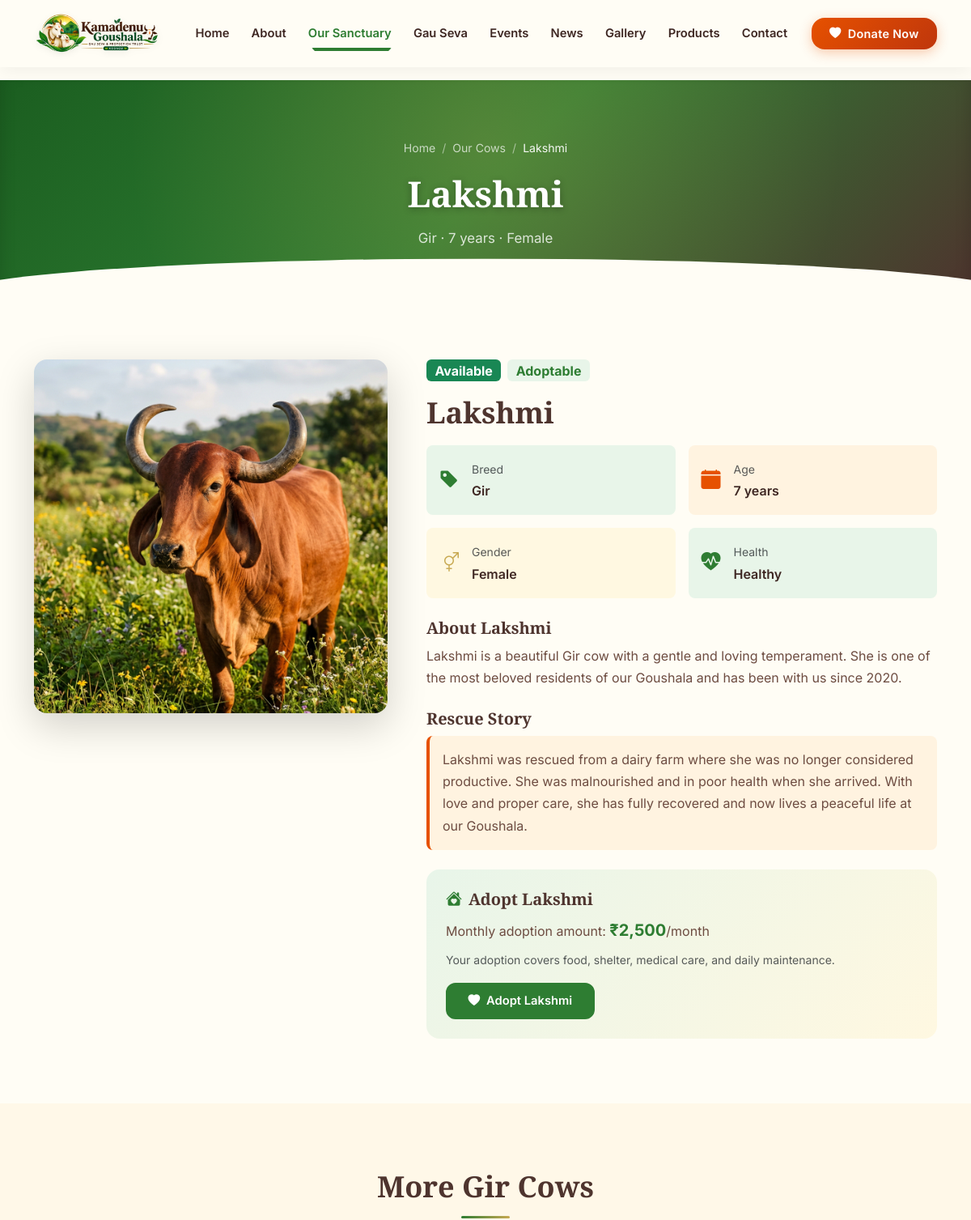
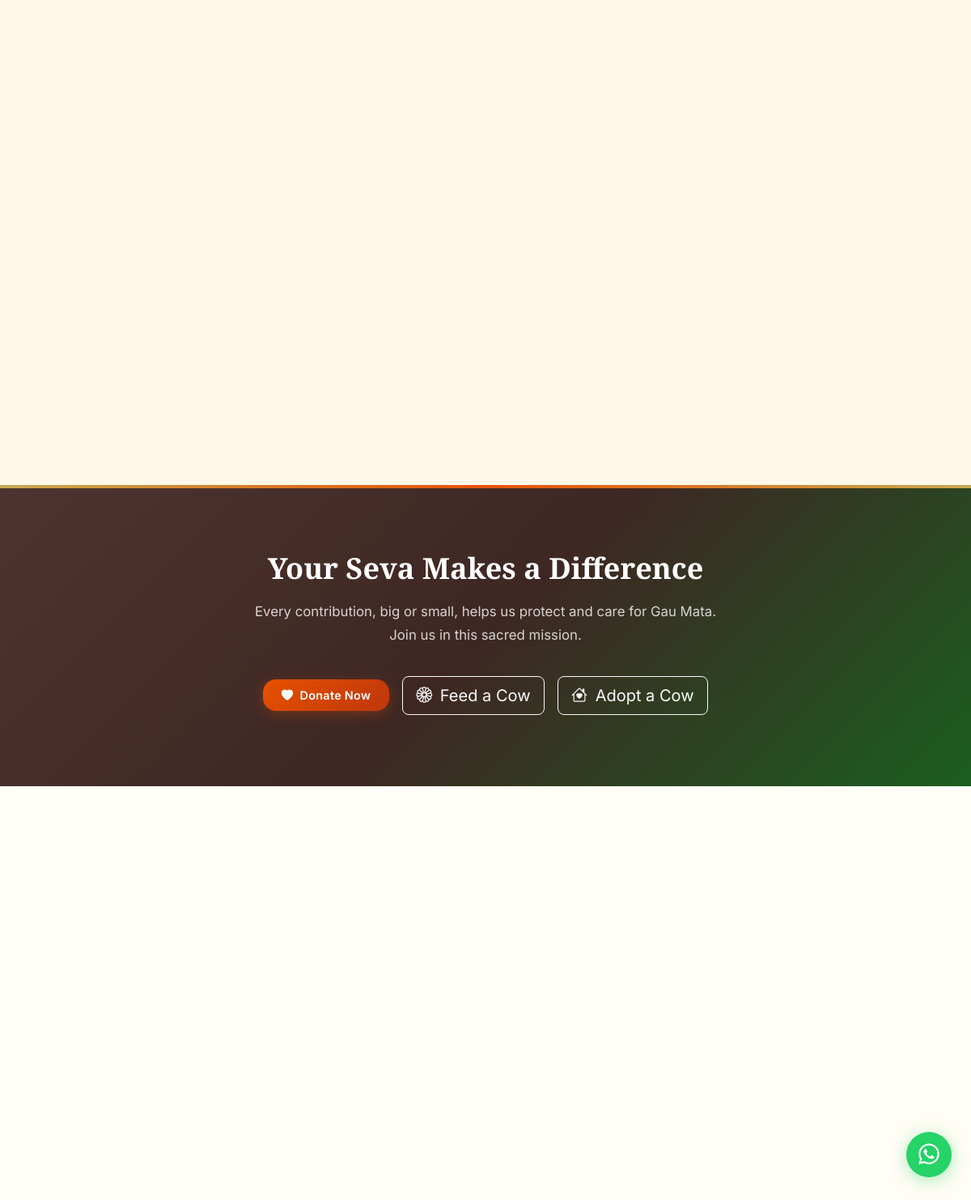
The page /cow-details.php?id=1 on the database its author committed (2 pictures, top to bottom).
### tables this page shows
CREATE TABLE `cows` (
    `id` INT UNSIGNED AUTO_INCREMENT PRIMARY KEY,
    `name` VARCHAR(100) NOT NULL,
    `breed_id` INT UNSIGNED DEFAULT NULL,
    `gender` ENUM('Female', 'Male', 'Calf') NOT NULL DEFAULT 'Female',
    `date_of_birth` DATE DEFAULT NULL,
    `description` TEXT DEFAULT NULL,
    `rescue_story` TEXT DEFAULT NULL,
    `health_status` VARCHAR(100) DEFAULT 'Healthy',
    `photo` VARCHAR(255) DEFAULT NULL,
    `is_adoptable` TINYINT(1) NOT NULL DEFAULT 1,
    `is_featured` TINYINT(1) NOT NULL DEFAULT 0,
    `status` ENUM('Available', 'Adopted', 'Permanent Resident', 'Medical Care', 'Rescued') NOT NULL DEFAULT 'Available',
    `monthly_adoption_amount` DECIMAL(10,2) NOT NULL DEFAULT 2500.00,
    `created_at` DATETIME NOT NULL DEFAULT CURRENT_TIMESTAMP,
    `updated_at` DATETIME NOT NULL DEFAULT CURRENT_TIMESTAMP ON UPDATE CURRENT_TIMESTAMP,
    INDEX `idx_cows_breed` (`breed_id`),
    INDEX `idx_cows_status` (`status`),
    INDEX `idx_cows_featured` (`is_featured`),
    INDEX `idx_cows_adoptable` (`is_adoptable`),
    CONSTRAINT `fk_cows_breed` FOREIGN KEY (`breed_id`) REFERENCES `breeds`(`id`) ON DELETE SET NULL ON UPDATE CASCADE
);

CREATE TABLE `breeds` (
    `id` INT UNSIGNED AUTO_INCREMENT PRIMARY KEY,
    `name` VARCHAR(100) NOT NULL,
    `slug` VARCHAR(120) NOT NULL UNIQUE,
    `origin` VARCHAR(150) DEFAULT NULL,
    `description` TEXT DEFAULT NULL,
    `milk_quality` TEXT DEFAULT NULL,
    `characteristics` TEXT DEFAULT NULL,
    `image` VARCHAR(255) DEFAULT NULL,
    `sort_order` INT NOT NULL DEFAULT 0,
    `is_active` TINYINT(1) NOT NULL DEFAULT 1,
    `created_at` DATETIME NOT NULL DEFAULT CURRENT_TIMESTAMP,
    `updated_at` DATETIME NOT NULL DEFAULT CURRENT_TIMESTAMP ON UPDATE CURRENT_TIMESTAMP,
    INDEX `idx_breeds_active` (`is_active`, `sort_order`)
);

### includes/functions.php (called while the page is built, shortened)
<?php
function e(?string $value): string {
    return htmlspecialchars((string)$value, ENT_QUOTES | ENT_HTML5, 'UTF-8');
}
function calculateAge(?string $dob): string {
    try {
        $birth = new DateTime($dob);
        $now = new DateTime();
        $diff = $now->diff($birth);
        if ($diff->y > 0) {
            return $diff->y . ' year' . ($diff->y > 1 ? 's' : '');
        } elseif ($diff->m > 0) {
            return $diff->m . ' month' . ($diff->m > 1 ? 's' : '');
        } else {
            return $diff->d . ' day' . ($diff->d > 1 ? 's' : '');
        }
    } catch (Exception $e) {
        return 'Unknown';
    }
}
function formatCurrency(float $amount): string {
    return '₹' . number_format($amount, 0, '.', ',');
}
function getStatusBadgeClass(string $status): string {
    $map = [
        'Available'          => 'bg-success',
        'Adopted'            => 'bg-primary',
        'Permanent Resident' => 'bg-info',
        'Medical Care'       => 'bg-warning text-dark',
        'Rescued'            => 'bg-secondary',
        'Upcoming'           => 'bg-primary',
        'Ongoing'            => 'bg-success',
        'Completed'          => 'bg-secondary',
        'Cancelled'          => 'bg-danger',
        'Draft'              => 'bg-secondary',
        'Published'          => 'bg-success',
        'Archived'           => 'bg-dark',
        'Pending'            => 'bg-warning text-dark',
        'Success'            => 'bg-success',
        'Failed'             => 'bg-danger',
        'Refunded'           => 'bg-info',
        'In Stock'           => 'bg-success',
        'Out of Stock'       => 'bg-danger',
        'Pre-Order'          => 'bg-warning text-dark',
    ];
    return $map[$status] ?? 'bg-secondary';
}
function getCowPhotoUrl(?string $photo, string $name = 'Cow'): string {
    if (file_exists(UPLOADS_PATH . '/cows/gir-cow-1.jpg')) {
        return UPLOADS_URL . '/cows/gir-cow-1.jpg';
    }
    return getPlaceholderImage($name, 400, 400);
}
function dbFetchOne(string $sql, array $params = []): ?array {
    try {
        $db = getDB();
        $stmt = $db->prepare($sql);
        $stmt->execute($params);
        $result = $stmt->fetch();
        return $result ?: null;
    } catch (PDOException $e) {
        error_log('DB Query Error: ' . $e->getMessage());
        return null;
    }
}

### cow-details.php (the view, shortened to what this page needs)
<?php
$cowId = getIntParam('id');
$cow = dbFetchOne(
    "SELECT c.*, b.name as breed_name, b.slug as breed_slug, b.origin as breed_origin
     FROM cows c LEFT JOIN breeds b ON c.breed_id = b.id WHERE c.id = ?",
    [$cowId]
);
$relatedCows = dbFetchAll(
    "SELECT c.*, b.name as breed_name FROM cows c
     LEFT JOIN breeds b ON c.breed_id = b.id
     WHERE c.id != ? AND c.breed_id = ?
     ORDER BY RAND() LIMIT 3",
    [$cowId, $cow['breed_id']]
);
include BASE_PATH . '/includes/header.php';
include BASE_PATH . '/includes/navbar.php';
?>
<section class="page-header">
    <div class="container">
        <nav class="breadcrumb-nav" aria-label="breadcrumb">
            <ol class="breadcrumb">
                <li class="breadcrumb-item"><a href="<?= SITE_URL ?>/">Home</a></li>
                <li class="breadcrumb-item"><a href="<?= SITE_URL ?>/cows.php">Our Cows</a></li>
                <li class="breadcrumb-item active"><?= e($cow['name']) ?></li>
            </ol>
        </nav>
        <h1><?= e($cow['name']) ?></h1>
        <p><?= e($cow['breed_name'] ?? 'Indigenous') ?> · <?= calculateAge($cow['date_of_birth']) ?> · <?= e($cow['gender']) ?></p>
    </div>
</section>
<section class="section">
    <div class="container">
        <div class="row g-5">
            <div class="col-lg-5 animate-on-scroll fade-left">
                <div class="rounded-4 overflow-hidden shadow-lg">
                    <img src="<?= getCowPhotoUrl($cow['photo'], $cow['name']) ?>"
                         alt="<?= e($cow['name']) ?>" class="w-100" style="aspect-ratio:1; object-fit:cover;">
                </div>
            </div>
            <div class="col-lg-7 animate-on-scroll fade-right">
                <div class="d-flex align-items-center gap-2 mb-3">
                    <span class="badge <?= getStatusBadgeClass($cow['status']) ?> fs-6"><?= e($cow['status']) ?></span>
                    <?php if ($cow['is_adoptable']): ?>
                    <span class="badge bg-primary-light text-primary-custom fs-6">Adoptable</span>
                    <?php endif; ?>
                </div>
                <h2 class="mb-3"><?= e($cow['name']) ?></h2>
                <div class="row g-3 mb-4">
                    <div class="col-sm-6">
                        <div class="d-flex align-items-center p-3 rounded-3" style="background:var(--clr-primary-light);">
                            <i class="bi bi-tag-fill text-primary-custom fs-4 me-3"></i>
                            <div><small class="text-muted">Breed</small><div class="fw-semibold"><?= e($cow['breed_name'] ?? 'Indigenous') ?></div></div>
                        </div>
                    </div>
                    <div class="col-sm-6">
                        <div class="d-flex align-items-center p-3 rounded-3" style="background:var(--clr-saffron-light);">
                            <i class="bi bi-calendar-fill text-saffron fs-4 me-3"></i>
                            <div><small class="text-muted">Age</small><div class="fw-semibold"><?= calculateAge($cow['date_of_birth']) ?></div></div>
                        </div>
                    </div>
                    <div class="col-sm-6">
                        <div class="d-flex align-items-center p-3 rounded-3" style="background:var(--clr-gold-light);">
                            <i class="bi bi-gender-ambiguous fs-4 me-3" style="color:var(--clr-gold);"></i>
                            <div><small class="text-muted">Gender</small><div class="fw-semibold"><?= e($cow['gender']) ?></div></div>
                        </div>
                    </div>
                    <div class="col-sm-6">
                        <div class="d-flex align-items-center p-3 rounded-3" style="background:var(--clr-primary-light);">
                            <i class="bi bi-heart-pulse-fill text-primary-custom fs-4 me-3"></i>
                            <div><small class="text-muted">Health</small><div class="fw-semibold"><?= e($cow['health_status'] ?? 'Healthy') ?></div></div>
                        </div>
                    </div>
                </div>
                <?php if (!empty($cow['description'])): ?>
                <h4 class="mb-2">About <?= e($cow['name']) ?></h4>
                <p><?= nl2br(e($cow['description'])) ?></p>
                <?php endif; ?>
                <?php if (!empty($cow['rescue_story'])): ?>
                <h4 class="mb-2 mt-4">Rescue Story</h4>
                <div class="p-3 rounded-3 border-start border-4" style="border-color:var(--clr-saffron) !important; background:var(--clr-saffron-light);">
                    <p class="mb-0"><?= nl2br(e($cow['rescue_story'])) ?></p>
                </div>
                <?php endif; ?>
                <?php if ($cow['is_adoptable'] && $cow['status'] === 'Available'): ?>
                <div class="mt-4 p-4 rounded-4" style="background: linear-gradient(135deg, var(--clr-primary-light), var(--clr-gold-light));">
                    <h4 class="mb-2"><i class="bi bi-house-heart-fill text-primary-custom me-2"></i>Adopt <?= e($cow['name']) ?></h4>
                    <p class="mb-2">Monthly adoption amount: <strong class="text-primary-custom fs-5"><?= formatCurrency($cow['monthly_adoption_amount']) ?></strong>/month</p>
                    <p class="text-muted small mb-3">Your adoption covers food, shelter, medical care, and daily maintenance.</p>
                    <a href="<?= SITE_URL ?>/adopt-a-cow.php?cow=<?= (int)$cow['id'] ?>" class="btn btn-primary-custom">
                        <i class="bi bi-heart-fill me-1"></i> Adopt <?= e($cow['name']) ?>
                    </a>
                </div>
                <?php endif; ?>
            </div>
        </div>
    </div>
</section>
<?php if (!empty($relatedCows)): ?>
<section class="section section-warm">
    <div class="container">
        <h2 class="section-title">More <?= e($cow['breed_name'] ?? '') ?> Cows</h2>
        <div class="row g-4">
        </div>
    </div>
</section>
<?php endif; ?>
<?php include BASE_PATH . '/includes/footer.php'; ?>

### rows shown on the page
cows: name "Lakshmi", breed.name "Gir", date_of_birth "7 years", gender "Female", status "Available", health_status "Healthy", description "Lakshmi is a beautiful Gir cow with a gentle and loving temperament. She is one of the most beloved residents of our Goushala and has been with us since 2020.", rescue_story "Lakshmi was rescued from a dairy farm where she was no longer considered productive. She was malnourished and in poor health when she arrived. With love and proper care, she has fully recovered and now lives a peaceful life at our Goushala.", monthly_adoption_amount "₹2,500"
